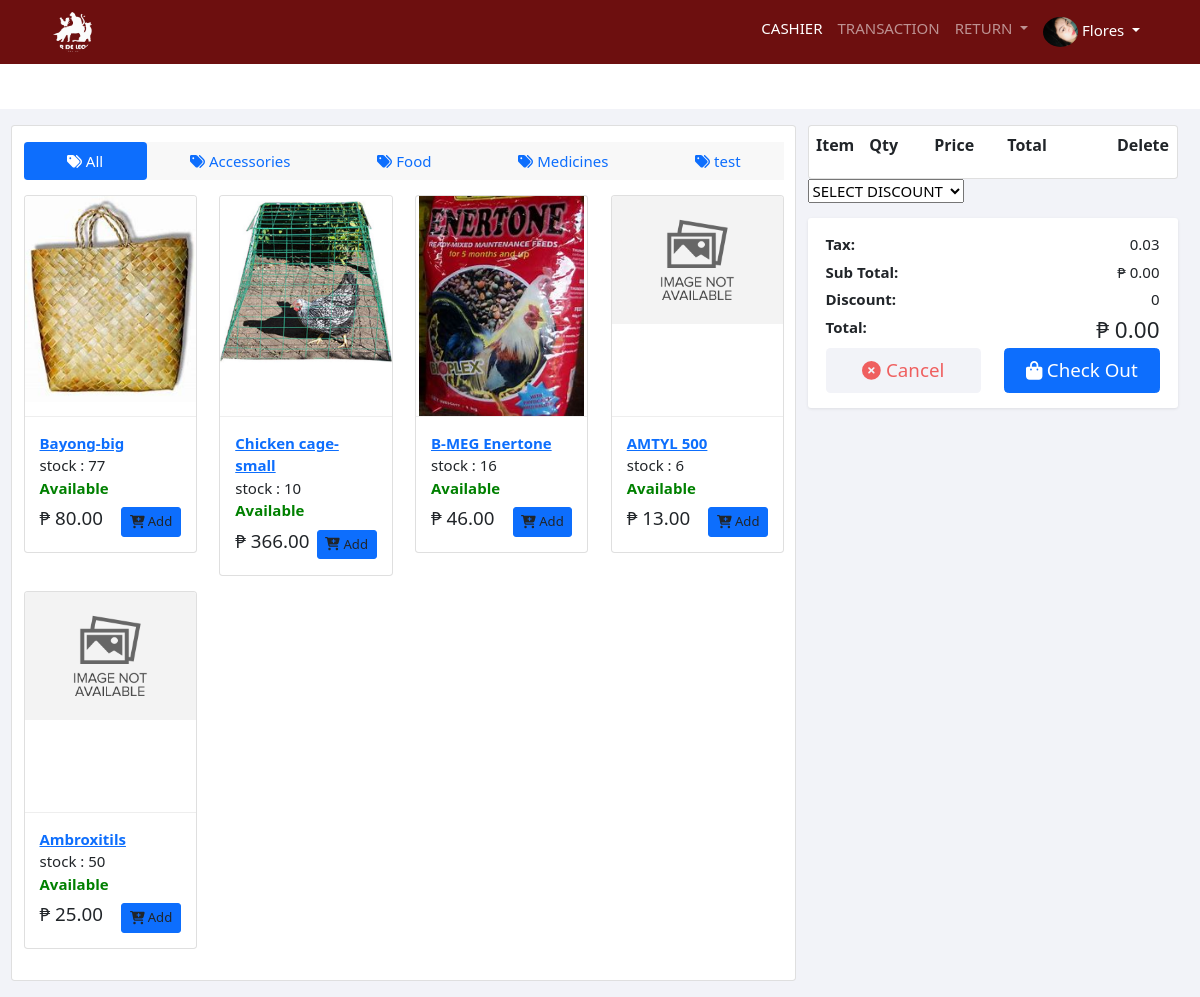
Screenshot of /POS/cashier/index.php (signed in) with the database file from the repository.
### tables this page shows
CREATE TABLE `maintinance` (
  `system_id` int(11) NOT NULL,
  `system_name` varchar(255) NOT NULL,
  `system_banner` varchar(255) NOT NULL,
  `system_logo` varchar(255) NOT NULL,
  `system_content` varchar(255) NOT NULL,
  `system_address` varchar(255) NOT NULL,
  `system_contact` varchar(255) NOT NULL,
  `system_tax` float NOT NULL,
  `system_shipfee` double NOT NULL
);

CREATE TABLE `account` (
  `acc_id` int(11) NOT NULL,
  `acc_created` date NOT NULL,
  `acc_username` varchar(255) NOT NULL,
  `acc_password` varchar(255) NOT NULL,
  `acc_fname` varchar(255) NOT NULL,
  `acc_lname` varchar(255) NOT NULL,
  `acc_type` varchar(255) NOT NULL,
  `acc_status` int(11) NOT NULL,
  `acc_email` varchar(255) NOT NULL,
  `acc_contact` varchar(255) NOT NULL,
  `emp_image` varchar(255) NOT NULL,
  `emp_address` varchar(255) NOT NULL,
  `acc_lastEdit` datetime DEFAULT NULL,
  `Otp` varchar(6) NOT NULL
);

CREATE TABLE `category` (
  `category_id` int(11) NOT NULL,
  `category_name` varchar(255) NOT NULL,
  `critical_level` int(11) NOT NULL,
  `category_status` int(11) NOT NULL
);

CREATE TABLE `product` (
  `prod_id` int(11) NOT NULL,
  `prod_code` varchar(11) NOT NULL,
  `prod_name` varchar(255) NOT NULL,
  `prod_orgprice` varchar(255) NOT NULL,
  `prod_currprice` varchar(255) NOT NULL,
  `prod_unit_id` int(11) NOT NULL,
  `prod_category_id` int(11) NOT NULL,
  `prod_description` varchar(255) DEFAULT NULL,
  `prod_image` varchar(255) DEFAULT NULL,
  `prod_added` varchar(255) NOT NULL,
  `prod_edit` varchar(255) DEFAULT NULL,
  `prod_status` int(11) NOT NULL
);

### POS/cashier/back_navbar.php (called while the page is built, shortened)
<?php
include ("connection.php");
$get_record = mysqli_query ($connections,"SELECT * FROM maintinance");
$row = mysqli_fetch_assoc($get_record);
$db_system_logo = $row ["system_logo"];
$db_system_tax = $row ["system_tax"];
?>

### POS/cashier/checkout.php (called while the page is built, shortened)
<?php
include "connection.php";
include "back_navbar.php";
$db_cart_user_id=$finalTotalDisplay = $discount = $pos_cart_id = $pos_cart_user_id = $Payment = $order_change = $prod_id = $prodqty = "";
?>

### POS/cashier/index.php (the view, shortened to what this page needs)
<?php
include "connection.php";
include("checkout.php");
include("navigation.php");
?>
<!DOCTYPE HTML>
<html lang="en">
<head>
<link href="assets/css/bootstrap.css" rel="stylesheet" type="text/css"/>
<link href="assets/css/ui.css" rel="stylesheet" type="text/css"/>
<link href="assets/fonts/fontawesome/css/fontawesome-all.min.css" type="text/css" rel="stylesheet">
<link rel="stylesheet" href="https://cdnjs.cloudflare.com/ajax/libs/font-awesome/6.1.1/css/all.min.css" />
    <link rel="stylesheet" href="https://cdn.jsdelivr.net/npm/bootstrap@5.1.3/dist/css/bootstrap.min.css">
	<link rel="stylesheet" href="https://cdnjs.cloudflare.com/ajax/libs/sweetalert/1.1.3/sweetalert.min.css" />
</head>
<body>
<section class="section-content padding-y-sm bg-default ">
<div class="container-fluid">
<div class="row">
	<div class="col-md-8 card padding-y-sm card ">
		<ul class="nav bg radius nav-pills nav-fill mb-3 bg" role="tablist">
				<li class="nav-item">
					<a class="nav-link active show " data-toggle="pill" href="#nav-tab-card">
					<i class="fa fa-tags"></i> All</a></li>
					 <?php
			    $view_category_query = mysqli_query($connections, "SELECT * FROM category");
				while ($category_row = mysqli_fetch_assoc($view_category_query)) {
				   $db_category_id  = $category_row["category_id"];
				   $db_category_name = $category_row["category_name"];
				   ?>
					<li class="nav-item">
					<a class="nav-link hatdog" data-toggle="pill" href="#nav-tab-paypal" data-id="<?=$db_category_id?>">
					<i class="fa fa-tags "></i> <?php echo  $db_category_name ?></a></li>
					<?php } ?>
		</ul>
<span   id="items">
<div class="row">
	<?php
			    $view_category_query = mysqli_query($connections, "SELECT *, SUM(b.s_amount) as prod_stocks
				from product as a
				LEFT JOIN stocks as b
				ON a.prod_id = b.s_prod_id
				where prod_status='0'
				GROUP BY a.prod_id");
				while ($category_row = mysqli_fetch_assoc($view_category_query)) {
				   $db_prod_id = $category_row["prod_id"];
				   $db_prod_name = $category_row["prod_name"];
				   $db_prod_currprice = $category_row["prod_currprice"];
				   $db_prod_stocks = $category_row["prod_stocks"];
				   $db_prod_unit_id = $category_row["prod_unit_id"];
				   $db_prod_category_id = $category_row["prod_category_id"];
				   $db_prod_image = $category_row["prod_image"];
				   $get_record_unit = mysqli_query ($connections,"SELECT * FROM unit where unit_id ='$db_prod_unit_id' ");
				   $row_unit = mysqli_fetch_assoc($get_record_unit);
				   $unit_name = $row_unit["unit_name"];
				   ?>
<div class="col-md-3 category <?= $db_prod_category_id ?> categprod<?=$db_prod_id?>">
	<figure class="card card-product">
		<div class="img-wrap">
			<?php if($db_prod_image){?><img src="../../upload_prodImg/<?php echo $db_prod_image?>"><?php }else{ echo'<img src="../../assets/img/1599802140_no-image-available.png">';} ?>
		</div>
		<figcaption class="info-wrap">
			<a href="#" class="title prodTitle" id="prod,<?=$db_prod_id?>" ><b><?php echo $db_prod_name?></b></a>
			<br>stock : <?php echo $db_prod_stocks?> <br><?php if($db_prod_stocks <=0){ echo "<b style='color:red;'>Not Available</b>";}else{ echo "<b style='color:green;'>Available</b>";} ?>
			<div class="action-wrap">
			<?php if($db_prod_stocks >=1){ ?>	<a  class="btn btn-primary btn-sm float-right  togler" data-bs-toggle="modal" data-bs-target="#ModalCart"
				data-id="<?= $db_prod_id ?>"
				data-unit_name="<?= $unit_name ?>"
				>
				<i class="fa fa-cart-plus"></i> Add </a><?php }?>
				<div class="price-wrap h5">
					<span class="price-new"><span>&#8369;</span> <?php echo  number_format($db_prod_currprice, 2, '.', ',');?></span>
				</div>
			</div>
		</figcaption>
	</figure>
</div>
					<?php } ?>
</div>
</span>
	</div>
	<div class="col-md-4">
<div class="card">
	<span id="cart">
<table class="table table-hover shopping-cart-wrap">
<thead class="text-muted">
<tr>
  <th scope="col">Item</th>
  <th scope="col" width="120">Qty</th>
  <th scope="col" width="120">Price</th>
  <th scope="col" width="120">Total</th>
  <th scope="col" class="text-right" width="200">Delete</th>
</tr>
</thead>
<?php
				$total = 0;
				$finalTotal=0;
				  ?>
</table>
</span>
</div>
<form action="POST">
  <select name="discount" id="discountSelect" onchange="updateDiscountId()">
    <option value="0">SELECT DISCOUNT</option>
  </select>
</form>
<div class="box">
<dl class="dlist-align">
  <dt>Tax: </dt>
  <dd class="text-right" id="tax"><?php echo $db_system_tax ?></dd>
</dl>
<dl class="dlist-align">
  <dt>Sub Total:</dt>
  <dd class="text-right" >&#8369; <span id="subtot"><?php echo number_format($total, 2, '.', ',')?></span> </dd>
</dl>
<dl class="dlist-align">
  <dt>Discount:</dt>
  <dd class="text-right" > <span id="discount">0</span> </dd>
</dl>
<dl class="dlist-align">
  <dt>Total: </dt>
  <dd class="text-right h4 b">&#8369; <span id="tot"><?php echo number_format($finalTotal, 2, '.', ',')?> </span> </dd>
</dl>
<div class="row">
	<div class="col-md-6">
		<a href="#" class="btn  btn-default btn-error btn-lg btn-block toglerCancel" data-bs-toggle="modal" data-bs-target="#ModalCancel"
		data-pos_cart_id="<?= $pos_cart_id ?>"
		><i class="fa fa-times-circle "></i> Cancel </a>
	</div>
	<div class="col-md-6">
		<a href="#" class="btn  btn-primary btn-lg btn-block toglerCheckout" data-bs-toggle="modal" data-bs-target="#ModalCheckOut"
	data-prod_id="<?= $db_prod_id ?>"
	data-pos_cart_user_id="<?= $pos_cart_user_id ?>"
	data-unit_name="<?= $unit_name ?>"
		><i class="fa fa-shopping-bag"></i> Check Out </a>
	</div>
</div>
</div>
	</div>
</div>
</div>
</section>
</body>
</html>

### POS/cashier/navigation.php (shortened to what this page needs)
<?php
include("back_navbar.php");
include("session.php");
$currentURL = $_SERVER['REQUEST_URI'];
?>
    <link rel="stylesheet" href="https://cdn.datatables.net/1.13.4/css/jquery.dataTables.min.css">
<link rel="stylesheet" href="https://cdnjs.cloudflare.com/ajax/libs/sweetalert/1.1.3/sweetalert.min.css" />
<link rel="stylesheet" href="https://cdnjs.cloudflare.com/ajax/libs/font-awesome/4.7.0/css/font-awesome.min.css">
<link href="https://cdn.jsdelivr.net/npm/bootstrap@5.3.0-alpha3/dist/css/bootstrap.min.css" rel="stylesheet">
<nav class="navbar navbar-expand-lg navbar-dark mb-5" style="background-color: #6D0F0F;">
  <div class="container">
    <a class="navbar-brand" href="index.php"><img src="../../upload_system/<?php echo $db_system_logo?>" class="img-fluid" alt="nothing" style="height: 40px; width: 40px; border-radius:50%;"></a>
    <div class="collapse navbar-collapse" id="navbarNav">
      <ul class="navbar-nav ms-auto">
        <li class="nav-item">
          <a class="nav-link <?php if (strpos($currentURL, 'index.php') !== false) echo 'active'; ?>" href="index.php">CASHIER</a>
        </li>
        <li class="nav-item">
          <a class="nav-link <?php if (strpos($currentURL, 'transaction.php') !== false) echo 'active'; ?>" href="transaction.php">TRANSACTION</a>
        </li>
        <li class="nav-item dropdown">
              <a class="nav-link dropdown-toggle <?php if (strpos($currentURL, 'return.php') !== false) echo 'active'; ?>" href="#" id="navbarDropdown" role="button" data-bs-toggle="dropdown" aria-expanded="false">
                RETURN
              </a>
            </li>
        <li class="nav-item dropdown">
          <a class="nav-link active dropdown-toggle" href="#" id="navbarDropdown" role="button" data-bs-toggle="dropdown" aria-haspopup="true" aria-expanded="false">
          <?php if($db_emp_image){ ?>
            <img src="../../upload_img/<?php echo $db_emp_image ?>" alt="" width="35" height="30" style='border-radius:50%;'> <?php echo ucfirst($db_acc_lname) ?>
          <?php }else{?>
            <img src="../../upload_system/empty.png" alt="" width="30" height="30"> <?php echo ucfirst($db_acc_lname) ?>
          <?php } ?>
          </a>
        </li>
      </ul>
    </div>
  </div>
</nav>

### POS/cashier/assets/css/ui.css (style rules this page uses)
html { font-size: 15px; }
.img-wrap { text-align: center; display: block; }
.img-wrap img { max-width: 100%; }
.padding-y-sm { padding-top: 16px; padding-bottom: 16px; }
figure { margin-bottom: 0; }
.bg { background-color: #f8f8f8 !important; }
.b { font-weight: 600; }
[class*="dlist-"] { margin-bottom: 5px; }
[class*="dlist-"] dd { margin-bottom: 0; }
.dlist-align dt { width: 90px; float: left; word-wrap: break-word; }
.dlist-align dd { margin-left: 120px; vertical-align: baseline; }
.card-product { margin-bottom: 1rem; }
.card-product:after { content: ""; display: table; clear: both; visibility: hidden; }
.card-product .img-wrap { border-radius: 0.2rem 0.2rem 0 0; overflow: hidden; position: relative; height: 220px; text-align: center; }
.card-product .img-wrap img { max-height: 100%; max-width: 100%; width: auto; display: inline-block; -o-object-fit: cover; object-fit: cover; }
.card-product .info-wrap { overflow: hidden; padding: 15px; border-top: 1px solid #eee; }
.card-product .action-wrap { padding-top: 4px; margin-top: 4px; }
.card-product .title { margin-top: 0; }
.card .img-wrap { overflow: hidden; }
.price-new, .price { margin-right: 5px; }
.shopping-cart-wrap thead th { border-top: 0; border-bottom: 0; }
.box { padding: 1rem 1.2rem; display: block; background: #fff; border-radius: 0.2rem; -webkit-box-shadow: 0 1px 3px rgba(51, 51, 51, 0.1); box-shadow: 0 1px 3px rgba(51, 51, 51, 0.1); }

### POS/cashier/index.php (style rules this page uses)
.bg-default, .btn-default { background-color: #f2f3f8; }
.btn-error { color: #ef5f5f; }

### rows the page displays
maintinance: system_logo (picture), system_tax "0.03"
account: emp_image (picture), acc_lname "Flores"
category: category_name "Accessories"
category: category_name "Food"
category: category_name "Medicines"
category: category_name "test"
product: prod_image (picture), prod_name "Bayong-big", db_prod_stocks "77", prod_currprice "80.00"
product: prod_image (picture), prod_name "Chicken cage-small", db_prod_stocks "10", prod_currprice "366.00"
product: prod_image (picture), prod_name "B-MEG Enertone", db_prod_stocks "16", prod_currprice "46.00"
product: prod_name "AMTYL 500", db_prod_stocks "6", prod_currprice "13.00"
product: prod_name "Ambroxitils", db_prod_stocks "50", prod_currprice "25.00"

### other values shown
$total "0.00"
$finalTotal "0.00"
